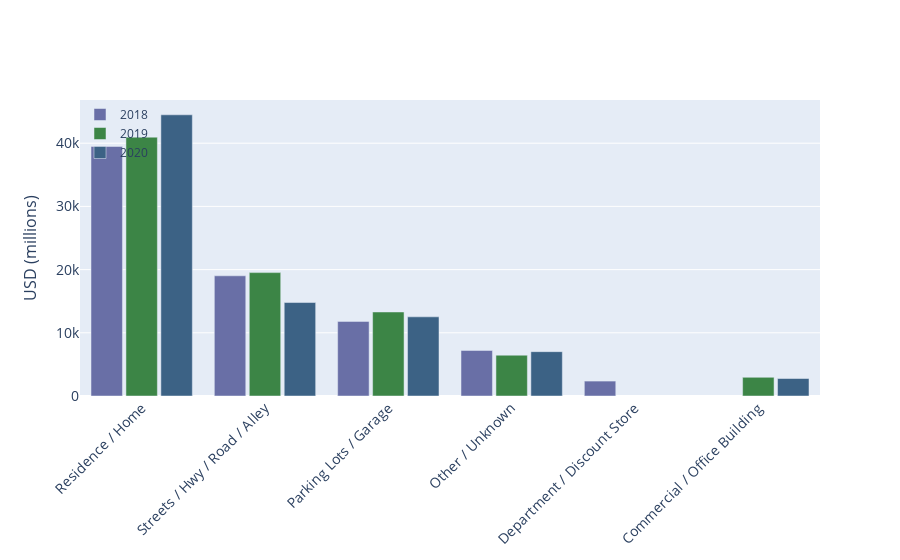

Notebook code cell kept with this figure:
### Code cell
fig = go.Figure()
fig.add_trace(go.Bar(x=top_2018_loc_type['location_type'],
                     y=top_2018_loc_type['incident_count'], name='2018',marker_color ='#696FA6'));

fig.add_trace(go.Bar(x=top_2019_loc_type['location_type'],
                     y=top_2019_loc_type['incident_count'], name='2019',marker_color='#3C8546'));

fig.add_trace(go.Bar(x=top_2020_loc_type['location_type']
                     ,y=top_2020_loc_type['incident_count'], name='2020', marker_color='#3C6285'));

fig.update_layout(
    xaxis_tickfont_size=14,
    yaxis=dict(
        title='USD (millions)',
        titlefont_size=16,
        tickfont_size=14,
    ),
    legend=dict(
        x=0,
        y=1.0,
        bgcolor='rgba(255, 255, 255, 0)',
        bordercolor='rgba(255, 255, 255, 0)'
    ),
    barmode='group',
    bargap=0.15, 
    bargroupgap=0.1,
    xaxis_tickangle=-45
);
fig.show();

### Figure 1 — Plotly figure (JSON) as saved in the notebook; plotly's stock layout.template omitted (floating-point values rounded to 4 significant figures)
{"data": [{"marker": {"color": "#696FA6"}, "name": "2018", "type": "bar", "x": ["Residence / Home", "Streets / Hwy / Road / Alley", "Parking Lots / Garage", "Other / Unknown", "Department / Discount Store"], "y": [39483, 19017, 11804, 7204, 2363]}, {"marker": {"color": "#3C8546"}, "name": "2019", "type": "bar", "x": ["Residence / Home", "Streets / Hwy / Road / Alley", "Parking Lots / Garage", "Other / Unknown", "Commercial / Office Building"], "y": [40957, 19522, 13294, 6455, 2956]}, {"marker": {"color": "#3C6285"}, "name": "2020", "type": "bar", "x": ["Residence / Home", "Streets / Hwy / Road / Alley", "Parking Lots / Garage", "Other / Unknown", "Commercial / Office Building"], "y": [44493, 14790, 12525, 7018, 2767]}], "layout": {"autosize": true, "bargap": 0.15, "bargroupgap": 0.1, "barmode": "group", "legend": {"bgcolor": "rgba(255, 255, 255, 0)", "bordercolor": "rgba(255, 255, 255, 0)", "x": 0, "y": 1}, "xaxis": {"autorange": true, "range": [-0.5, 5.5], "tickangle": -45, "tickfont": {"size": 14}, "type": "category"}, "yaxis": {"autorange": true, "range": [0, 46830.0], "tickfont": {"size": 14}, "title": {"font": {"size": 16}, "text": "USD (millions)"}, "type": "linear"}}}
